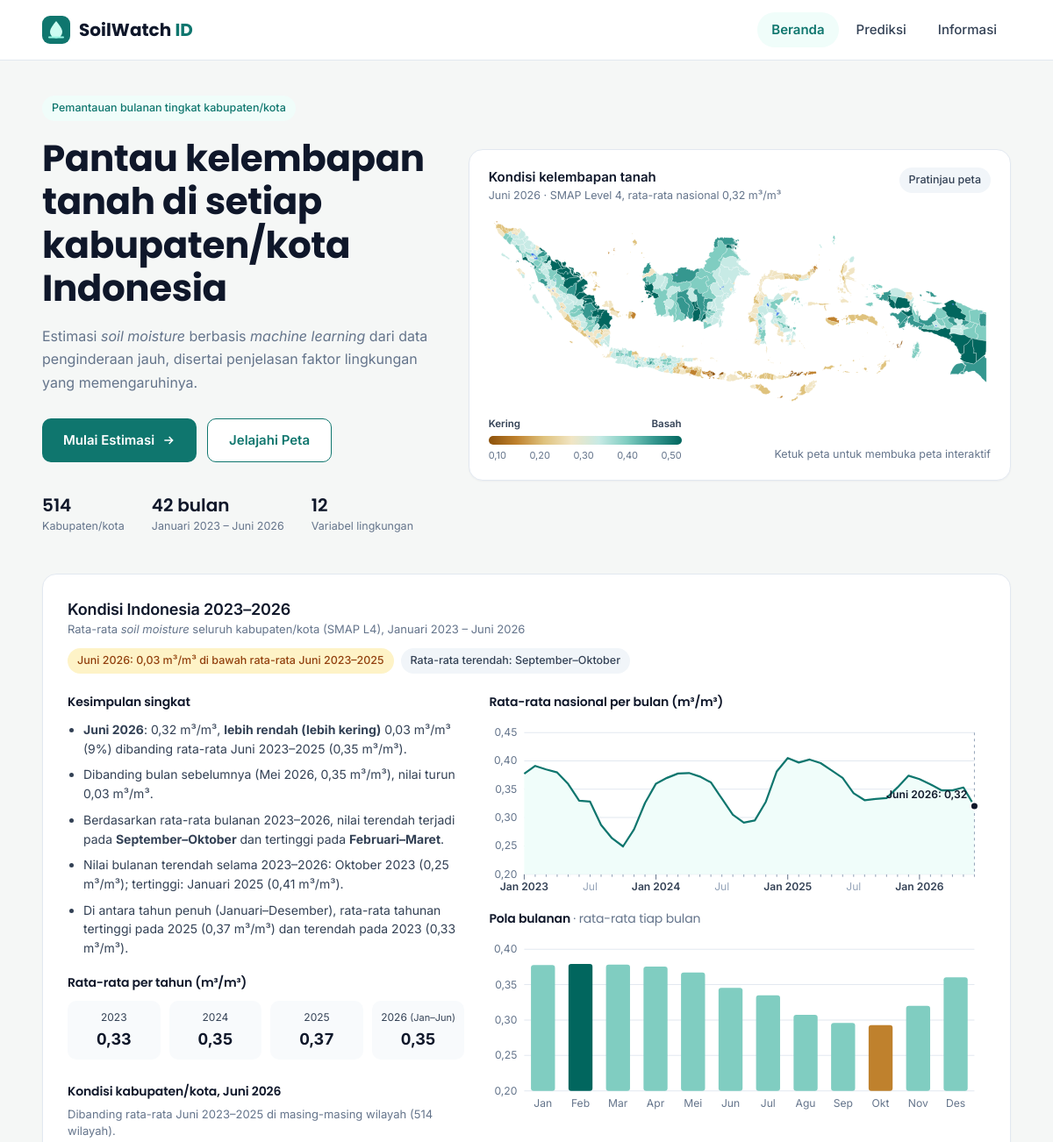
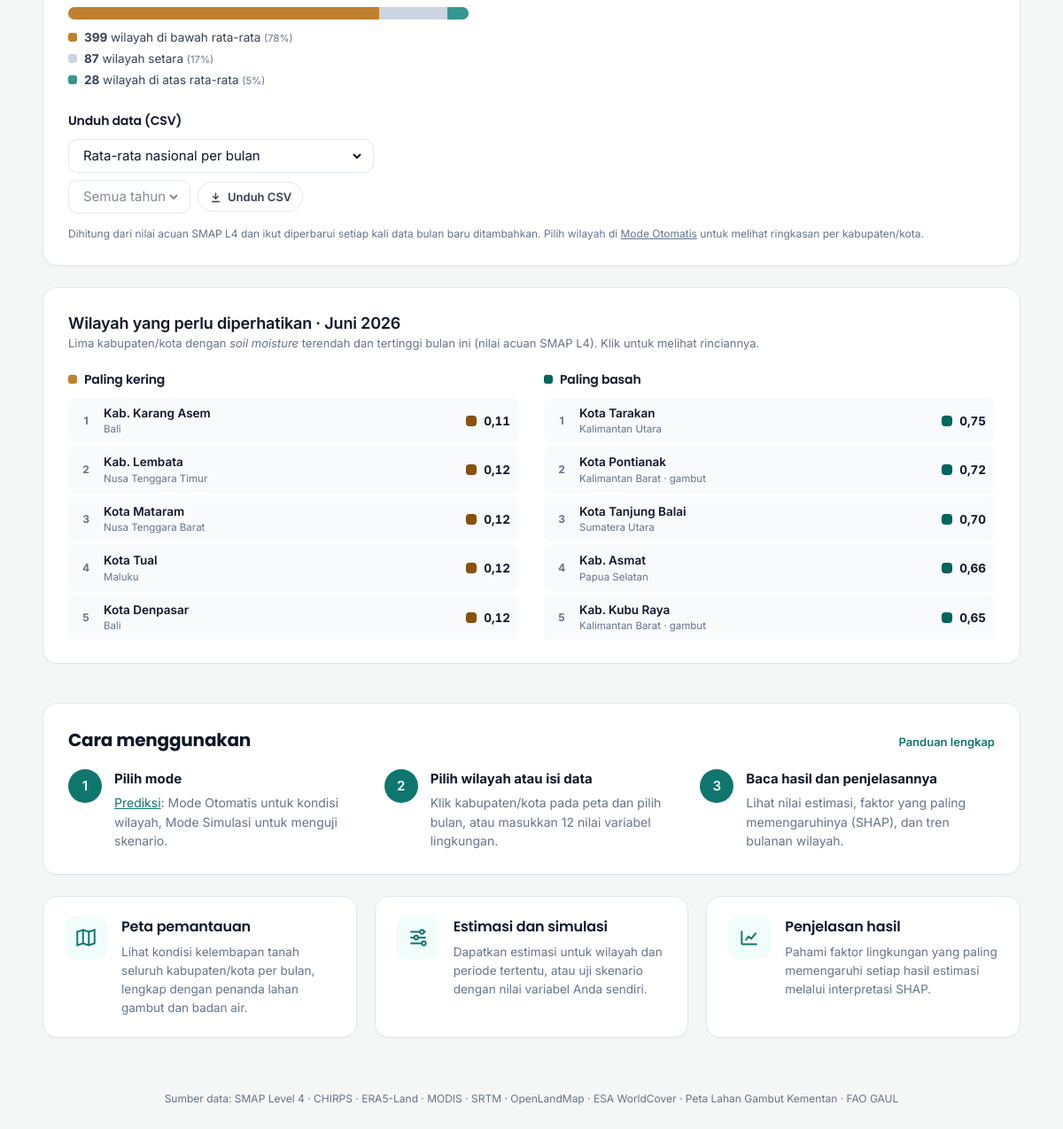
The page / on the database its author committed (2 pictures, top to bottom).
### tables this page shows
CREATE TABLE periode (id INTEGER PRIMARY KEY, kode TEXT UNIQUE NOT NULL, label TEXT NOT NULL);

CREATE TABLE wilayah (
            id INTEGER PRIMARY KEY, nama TEXT NOT NULL, provinsi_gaul TEXT NOT NULL,
            provinsi TEXT NOT NULL, label TEXT NOT NULL, kelompok TEXT NOT NULL,
            persen_gambut INTEGER, persen_badan_air INTEGER, persen_pertanian INTEGER,
            danau TEXT, UNIQUE (nama, provinsi_gaul));

CREATE TABLE data_bulanan (
            wilayah_id INTEGER NOT NULL REFERENCES wilayah(id),
            periode_id INTEGER NOT NULL REFERENCES periode(id),
            soil_moisture REAL, curah_hujan_bulanan REAL, suhu_celsius REAL, dew_point_celsius REAL, ndvi REAL, lst_celsius REAL, elevation REAL, slope REAL, solar_radiation REAL, wind_speed REAL, clay_content REAL, soil_temperature REAL, relative_humidity REAL,
            PRIMARY KEY (wilayah_id, periode_id));

### app.py (the view)
@app.route("/")
def beranda():
    return render_template("beranda.html", menu="beranda", r=ringkasan(), peta=svg("peta_beranda.svg"),
                           rk=rkn.nasional(), pk=rkn.peringkat(), sb=rkn.sebaran_status(),
                           tahun_data=rkn.tahun_tersedia())

### admin.py (called while the page is built)
@bp.app_context_processor
def konteks_admin():
    return {"csrf_token": token_form}

### app.py (called while the page is built)
@app.before_request
def data_terbaru():
    est.cek_versi()

def ringkasan():
    f = BASE / "static" / "data" / "ringkasan_beranda.json"
    if f.exists():
        return json.loads(f.read_text(encoding="utf-8"))
    return {"periode_terbaru": "-", "periode_awal": "-", "jumlah_wilayah": 0,
            "jumlah_bulan": 0, "rata2_nasional": None}

def svg(nama):
    f = BASE / "static" / "img" / nama
    return Markup(f.read_text(encoding="utf-8")) if f.exists() else ""

@app.context_processor
def umum():
    return {"penanda_contoh": est.DATA["penanda_contoh"],
            "lapisan_air": est.DATA.get("lapisan_air", 0), "lapisan_gambut": est.DATA.get("lapisan_gambut", 0),
            "sumber_kepentingan": est.DATA.get("sumber_kepentingan", "contoh"),
            "konf": est.KONF or {},
            "rentang_data": f'{est.DATA["periode_label"][0]} – {est.DATA["periode_label"][-1]}',
            "jumlah_wilayah": len(est.WILAYAH)}

### estimasi.py (called while the page is built)
def _query(sql, args=()):
    con = sqlite3.connect(f"file:{DB.as_posix()}?mode=ro", uri=True)
    try:
        return con.execute(sql, args).fetchall()
    finally:
        con.close()

def _versi():
    f = ROOT / "models" / "model_terpilih.json"
    return (DB.stat().st_mtime_ns, f.stat().st_mtime_ns if f.exists() else 0)

def cek_versi():
    if _versi() != VERSI:
        muat_ulang()

def fmt(v, d=2):
    s = f"{v:,.{d}f}"
    return s.replace(",", "X").replace(".", ",").replace("X", ".")

def sumbu_bulan(X, Y, sm, setiap=3):
    centang, label, titik = [], [], []
    for i, p in enumerate(DATA["periode"]):
        b = int(p[5:])
        centang.append({"x": X(i), "besar": b == 1})
        if (b - 1) % setiap == 0:
            label.append({"x": X(i), "teks": f"{BLN_PENDEK[b - 1]} {p[:4]}" if b == 1 else BLN_PENDEK[b - 1],
                          "tahun": b == 1})
        if sm[i] is not None:
            titik.append({"x": X(i), "y": Y(sm[i]), "teks": f"{DATA['periode_label'][i]}: {fmt(sm[i], 2)} m³/m³"})
    return centang, label, titik

### ringkasan.py (called while the page is built)
def seri_nasional():
    rata = dict(est._query("SELECT periode_id, AVG(soil_moisture) FROM data_bulanan "
                           "WHERE soil_moisture IS NOT NULL GROUP BY periode_id"))
    return [rata.get(i) for i in range(len(est.DATA["periode"]))]

def _f(v):
    return est.fmt(v, 2)

def _warna(v, vmin=0.10, vmax=0.50):
    t = min(max((v - vmin) / (vmax - vmin), 0), 0.999)
    return RAMP[int(t * len(RAMP))]

### templates/beranda.html (shortened to what this page needs)
{% extends "base.html" %}
{% import "_ringkasan.html" as R %}
{% block content %}
<section class="hero">
  <div class="hero-text">
    <span class="chip">Pemantauan bulanan tingkat kabupaten/kota</span>
    <h1>Pantau kelembapan tanah di setiap kabupaten/kota Indonesia</h1>
    <p class="lead">Estimasi <i>soil moisture</i> berbasis <i>machine learning</i> dari data penginderaan jauh,
      disertai penjelasan faktor lingkungan yang memengaruhinya.</p>
    <div class="cta">
      <a class="btn p" href="{{ url_for('prediksi') }}">Mulai Estimasi
        <svg width="16" height="16" viewBox="0 0 24 24" fill="none" stroke="currentColor" stroke-width="2.2" aria-hidden="true"><path d="M5 12h14M13 6l6 6-6 6"/></svg></a>
      <a class="btn s" href="{{ url_for('otomatis') }}">Jelajahi Peta</a>
    </div>
    <dl class="stats">
      <div><dt>{{ r.jumlah_wilayah }}</dt><dd>Kabupaten/<wbr>kota</dd></div>
      <div><dt>{{ r.jumlah_bulan }} bulan</dt><dd>{{ r.periode_awal }} – {{ r.periode_terbaru }}</dd></div>
      <div><dt>12</dt><dd>Variabel lingkungan</dd></div>
    </dl>
  </div>
  <figure class="card map-card">
    <div class="map-head">
      <div>
        <div class="map-title">Kondisi kelembapan tanah</div>
        <div class="muted small">{{ r.periode_terbaru }} · SMAP Level 4, rata-rata nasional
          {{ ('%.2f' % r.rata2_nasional).replace('.', ',') if r.rata2_nasional is not none else '-' }} m³/m³</div>
      </div>
      <span class="chip chip-grey">Pratinjau peta</span>
    </div>
    <a class="map-img map-link" href="{{ url_for('otomatis') }}" aria-label="Buka peta interaktif di Mode Otomatis">{{ peta }}</a>
    <figcaption class="map-foot">
      <div class="legend">
        <div class="legend-lbl"><span>Kering</span><span>Basah</span></div>
        <div class="legend-ramp"></div>
        <div class="legend-tick"><span>0,10</span><span>0,20</span><span>0,30</span><span>0,40</span><span>0,50</span></div>
      </div>
      <span class="muted small petunjuk-sentuh">Ketuk peta untuk membuka peta interaktif</span>
    </figcaption>
  </figure>
</section>
{% if rk %}
<section class="card rk-nas" aria-labelledby="judul-rk">
  <div class="card-h wrap">
    <div><h2 id="judul-rk">Kondisi Indonesia {{ rk.awal[-4:] }}–{{ rk.akhir[-4:] }}</h2>
      <p class="muted small-2">Rata-rata <i>soil moisture</i> seluruh kabupaten/kota (SMAP L4), {{ rk.awal }} – {{ rk.akhir }}</p></div>
    <div class="chips">
      {% if rk.status %}<span class="chip {{ 'chip-kering' if rk.status == 'kering' else 'chip-basah' if rk.status == 'basah' else 'chip-grey' }}">{{ rk.pilih }}: {{ rk.status_teks }}</span>{% endif %}
      <span class="chip chip-grey">Rata-rata terendah: {{ rk.rendah }}</span>
    </div>
  </div>
  <div class="rk-grid">
    <div>
      <h3 class="rk-h">Kesimpulan singkat</h3>
      {{ R.kesimpulan(rk) }}
      <h3 class="rk-h">Rata-rata per tahun (m³/m³)</h3>
      {{ R.tahunan(rk) }}
      {% if sb %}
      <h3 class="rk-h rk-jarak">Kondisi kabupaten/kota, {{ sb.label }}</h3>
      <p class="muted small-2 rk-ket">Dibanding rata-rata {{ sb.pembanding }} di masing-masing wilayah ({{ sb.total }} wilayah).</p>
      <div class="sb-bar" role="img" aria-label="Sebaran kondisi kabupaten/kota">
        {% for b in sb.bagian %}{% if b.jumlah %}<i class="sb-{{ b.kunci }}" style="width:{{ b.persen }}%"></i>{% endif %}{% endfor %}
      </div>
      <div class="sb-leg">
        {% for b in sb.bagian %}<div><span class="sb-dot sb-{{ b.kunci }}"></span><b>{{ b.jumlah }}</b> wilayah {{ b.teks }} <small>({{ '%.0f' % b.persen }}%)</small></div>{% endfor %}
      </div>
      {% endif %}
      <h3 class="rk-h rk-jarak">Unduh data (CSV)</h3>
      <form class="unduh-form" action="{{ url_for('unduh_semua') }}" method="get">
        <label class="sel"><select name="jenis" aria-label="Jenis data" onchange="this.form.tahun.disabled = this.value !== 'bulanan'">
          <option value="nasional">Rata-rata nasional per bulan</option>
        </select></label>
        <label class="sel"><select name="tahun" aria-label="Tahun" disabled>
          <option value="">Semua tahun</option>
        </select></label>
        <button class="btn g sm" type="submit">
          <svg width="15" height="15" viewBox="0 0 24 24" fill="none" stroke="currentColor" stroke-width="2.2" aria-hidden="true"><path d="M12 4v11M7 10l5 5 5-5M5 20h14"/></svg>Unduh CSV</button>
      </form>
    </div>
    <div>
      {% set g = rk.garis %}
      <h3 class="rk-h">Rata-rata nasional per bulan (m³/m³)</h3>
      <div class="trend-gulir"><svg class="rk-garis" viewBox="0 0 {{ g.W }} {{ g.H }}" role="img" aria-label="Grafik rata-rata soil moisture nasional per bulan">
        {% for y in g.gy %}<line x1="{{ g.L }}" x2="{{ g.W - g.R }}" y1="{{ y.y }}" y2="{{ y.y }}" class="gl"/><text x="{{ g.L - 8 }}" y="{{ y.y + 4 }}" text-anchor="end">{{ y.teks }}</text>{% endfor %}
        {{ R.sumbu_bulan(g) }}
        <polygon points="{{ g.area }}" class="ar"/>
        <polyline points="{{ g.garis }}" class="ln"/>
        <line x1="{{ g.titik.x }}" x2="{{ g.titik.x }}" y1="{{ g.T }}" y2="{{ g.H - g.B }}" class="cur"/>
        <circle cx="{{ g.titik.x }}" cy="{{ g.titik.y }}" r="4.5" class="pt"/>
        <text x="{{ g.titik.x + (-8 if g.titik.x > g.W * 0.75 else 8) }}" y="{{ [g.titik.y - 9, 22] | max }}" text-anchor="{{ 'end' if g.titik.x > g.W * 0.75 else 'start' }}" class="pt-t">{{ g.titik.teks }}</text>
        {{ R.titik_tooltip(g) }}
      </svg></div>
      <h3 class="rk-h">Pola bulanan <span class="muted">· rata-rata tiap bulan</span></h3>
      {{ R.pola(rk) }}
    </div>
  </div>
  <p class="rk-cat muted">Dihitung dari nilai acuan SMAP L4 dan ikut diperbarui setiap kali data bulan baru ditambahkan.
    Pilih wilayah di <a href="{{ url_for('otomatis') }}">Mode Otomatis</a> untuk melihat ringkasan per kabupaten/kota.</p>
</section>
{% endif %}
{% if pk %}
<section class="card pk" aria-labelledby="judul-pk">
  <div class="card-h wrap">
    <div><h2 id="judul-pk">Wilayah yang perlu diperhatikan · {{ pk.label }}</h2>
      <p class="muted small-2">Lima kabupaten/kota dengan <i>soil moisture</i> terendah dan tertinggi bulan ini (nilai acuan SMAP L4). Klik untuk melihat rinciannya.</p></div>
  </div>
  <div class="pk-grid">
    {% for judul_daftar, daftar, kelas in [('Paling kering', pk.kering, 'kering'), ('Paling basah', pk.basah, 'basah')] %}
    <div>
      <h3 class="rk-h pk-h {{ kelas }}">{{ judul_daftar }}</h3>
      <ol class="pk-list">
        {% for w in daftar %}
        <li><a href="{{ url_for('hasil', id=w.id, periode=pk.periode) }}">
          <span class="pk-no">{{ w.no }}</span>
          <span class="pk-nama"><b>{{ w.label }}</b><small>{{ w.prov }}{% if w.gambut %} · gambut{% endif %}</small></span>
          <span class="pk-nilai"><i style="background:{{ w.warna }}"></i>{{ w.nilai | angka(2) }}</span>
        </a></li>
        {% endfor %}
      </ol>
    </div>
    {% endfor %}
  </div>
</section>
{% endif %}
<section class="guide card" aria-labelledby="judul-panduan">
  <div class="guide-head">
    <h2 id="judul-panduan">Cara menggunakan</h2>
    <a class="small-2 link-more" href="{{ url_for('informasi') }}#cara">Panduan lengkap</a>
  </div>
  <ol class="guide-steps">
    <li><b>Pilih mode</b><span><a href="{{ url_for('prediksi') }}">Prediksi</a>: Mode Otomatis untuk kondisi wilayah, Mode Simulasi untuk menguji skenario.</span></li>
    <li><b>Pilih wilayah atau isi data</b><span>Klik kabupaten/kota pada peta dan pilih bulan, atau masukkan 12 nilai variabel lingkungan.</span></li>
    <li><b>Baca hasil dan penjelasannya</b><span>Lihat nilai estimasi, faktor yang paling memengaruhinya (SHAP), dan tren bulanan wilayah.</span></li>
  </ol>
</section>
<section class="features" aria-label="Fitur utama">
  <article class="card feat">
    <div class="feat-ico"><svg width="26" height="26" viewBox="0 0 24 24" fill="none" stroke="currentColor" stroke-width="1.8" aria-hidden="true"><path d="M9 4L3 6v14l6-2 6 2 6-2V4l-6 2-6-2z"/><path d="M9 4v14M15 6v14"/></svg></div>
    <div><h3>Peta pemantauan</h3><p>Lihat kondisi kelembapan tanah seluruh kabupaten/kota per bulan, lengkap dengan penanda lahan gambut dan badan air.</p></div>
  </article>
  <article class="card feat">
    <div class="feat-ico"><svg width="26" height="26" viewBox="0 0 24 24" fill="none" stroke="currentColor" stroke-width="1.8" aria-hidden="true"><path d="M4 6h10M18 6h2M4 12h4M12 12h8M4 18h12"/><circle cx="16" cy="6" r="2"/><circle cx="10" cy="12" r="2"/><circle cx="18" cy="18" r="2"/></svg></div>
    <div><h3>Estimasi dan simulasi</h3><p>Dapatkan estimasi untuk wilayah dan periode tertentu, atau uji skenario dengan nilai variabel Anda sendiri.</p></div>
  </article>
  <article class="card feat">
    <div class="feat-ico"><svg width="26" height="26" viewBox="0 0 24 24" fill="none" stroke="currentColor" stroke-width="1.8" aria-hidden="true"><path d="M4 19V5M4 19h16"/><path d="M8 15l3-4 3 2 5-6"/></svg></div>
    <div><h3>Penjelasan hasil</h3><p>Pahami faktor lingkungan yang paling memengaruhi setiap hasil estimasi melalui interpretasi SHAP.</p></div>
  </article>
</section>
{% endblock %}

### rows shown on the page
periode: label "2023", awal "Januari 2023"
periode: label "2026", akhir "Juni 2026", pilih "Juni 2026", label "Juni 2026"
wilayah: no "1", label "Kab. Karang Asem", prov "Bali", nilai|angka "0,11"
wilayah: no "2", label "Kab. Lembata", prov "Nusa Tenggara Timur", nilai|angka "0,12"
wilayah: no "3", label "Kota Mataram", prov "Nusa Tenggara Barat", nilai|angka "0,12"
wilayah: no "4", label "Kota Tual", prov "Maluku", nilai|angka "0,12"
wilayah: no "5", label "Kota Denpasar", prov "Bali", nilai|angka "0,12"
wilayah: no "1", label "Kota Tarakan", prov "Kalimantan Utara", nilai|angka "0,75"
wilayah: no "2", label "Kota Pontianak", prov "Kalimantan Barat", shows "· gambut", nilai|angka "0,72"
wilayah: no "3", label "Kota Tanjung Balai", prov "Sumatera Utara", nilai|angka "0,70"
wilayah: label "Kab. Asmat", prov "Papua Selatan"
data_bulanan: nilai|angka "0,66"
wilayah: no "5", label "Kab. Kubu Raya", prov "Kalimantan Barat", shows "· gambut", nilai|angka "0,65"

### other values the page prints
{{ r.jumlah_wilayah }} "514"
{{ r.jumlah_bulan }} "42"
{{ r.periode_awal }} "Januari 2023"
{{ r.periode_terbaru }} "Juni 2026"
{{ rk.status_teks }} "0,03 m³/m³ di bawah rata-rata Juni 2023–2025"
{{ rk.rendah }} "September–Oktober"
{{ k | safe }} "Juni 2026 : 0,32 m³/m³, lebih rendah (lebih kering) 0,03 m³/m³ (9%) dibanding rata-rata Juni 2023–2025 (0,35 m³/m³)." "Dibanding bulan sebelumnya (Mei 2026, 0,35 m³/m³), nilai turun 0,03 m³/m³." "Berdasarkan rata-rata bulanan 2023–2026, nilai terendah terjadi pada September–Oktober dan tertinggi pada Februari–Maret ." "Nilai bulanan terendah selama 2023–2026: Oktober 2023 (0,25 m³/m³); tertinggi: Januari 2025 (0,41 m³/m³)." "Di antara tahun penuh (Januari–Desember), rata-rata tahunan tertinggi pada 2025 (0,37 m³/m³) dan terendah pada 2023 (0,33 m³/m³)."
{{ t.tahun }} "2023" "2024" "2025" "2026"
{{ t.rata | angka(2) }} "0,33" "0,35" "0,37" "0,35"
{{ t.ket }} "Jan–Jun"
{{ sb.pembanding }} "Juni 2023–2025"
{{ sb.total }} "514"
{{ b.jumlah }} "399" "87" "28"
{{ b.teks }} "di bawah rata-rata" "setara" "di atas rata-rata"
{{ '%.0f' % b.persen }} "78" "17" "5"
